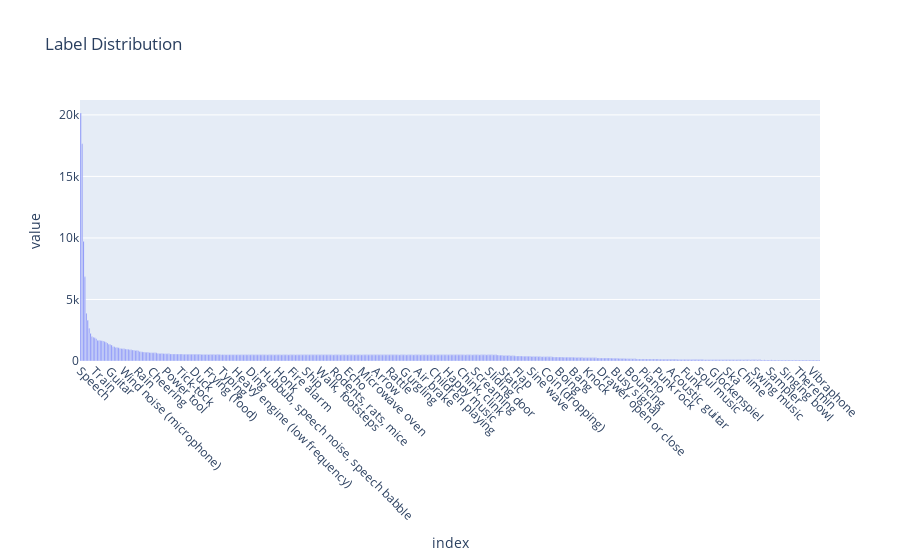
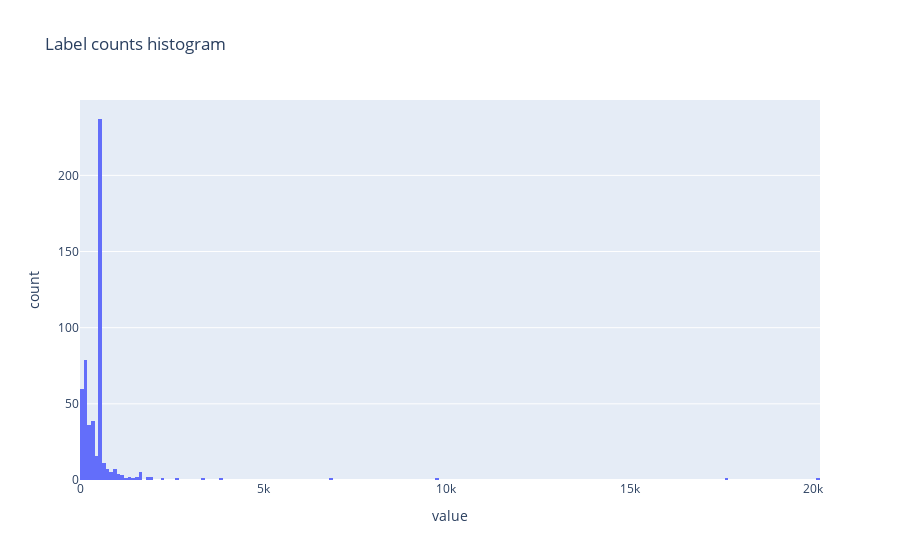

Write notebook code for charts like these, in order.
### Code cell
print_subset_info(df, subset, ontology)

### Figure 1 — Plotly figure (JSON) as saved in the notebook; plotly's stock layout.template omitted (floating-point values rounded to 4 significant figures; data arrays with more than 128 entries replaced by an {"elided": "..."} marker saying what was removed)
{"data": [{"alignmentgroup": "True", "hovertemplate": "variable=labels<br>index=%{x}<br>value=%{y}<extra></extra>", "legendgroup": "labels", "marker": {"color": "#636efa", "pattern": {"shape": ""}}, "name": "labels", "offsetgroup": "labels", "orientation": "v", "showlegend": true, "textposition": "auto", "type": "bar", "x": {"elided": "527 str values"}, "xaxis": "x", "y": {"elided": "527 int values"}, "yaxis": "y"}], "layout": {"barmode": "relative", "legend": {"title": {"text": "variable"}, "tracegroupgap": 0}, "showlegend": false, "title": {"text": "Label Distribution"}, "xaxis": {"anchor": "y", "domain": [0, 1], "tickangle": 45, "title": {"text": "index"}}, "yaxis": {"anchor": "x", "domain": [0, 1], "title": {"text": "value"}}}}

### Figure 2 — Plotly figure (JSON) as saved in the notebook; plotly's stock layout.template omitted (floating-point values rounded to 4 significant figures; data arrays with more than 128 entries replaced by an {"elided": "..."} marker saying what was removed)
{"data": [{"alignmentgroup": "True", "bingroup": "x", "hovertemplate": "variable=labels<br>value=%{x}<br>count=%{y}<extra></extra>", "legendgroup": "labels", "marker": {"color": "#636efa", "pattern": {"shape": ""}}, "name": "labels", "nbinsx": 202, "offsetgroup": "labels", "orientation": "v", "showlegend": true, "type": "histogram", "x": {"elided": "527 int values"}, "xaxis": "x", "yaxis": "y"}], "layout": {"barmode": "relative", "legend": {"title": {"text": "variable"}, "tracegroupgap": 0}, "showlegend": false, "title": {"text": "Label counts histogram"}, "xaxis": {"anchor": "y", "domain": [0, 1], "title": {"text": "value"}}, "yaxis": {"anchor": "x", "domain": [0, 1], "title": {"text": "count"}}}}
